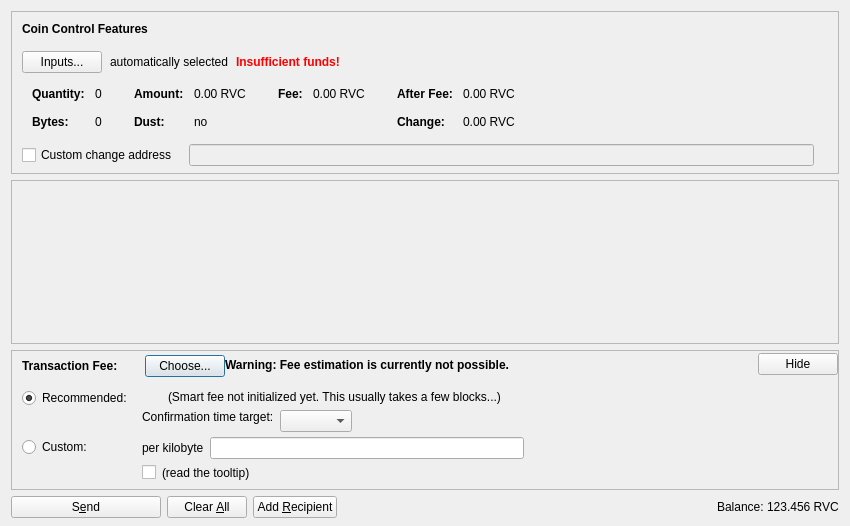
<?xml version="1.0" encoding="UTF-8"?>
<ui version="4.0">
 <class>SendCoinsDialog</class>
 <widget class="QDialog" name="SendCoinsDialog">
  <property name="geometry">
   <rect>
    <x>0</x>
    <y>0</y>
    <width>850</width>
    <height>526</height>
   </rect>
  </property>
  <property name="windowTitle">
   <string>Send Coins</string>
  </property>
  <layout class="QVBoxLayout" name="verticalLayout" stretch="0,1,0,0">
   <property name="bottomMargin">
    <number>8</number>
   </property>
   <item>
    <widget class="QFrame" name="frameCoinControl">
     <property name="sizePolicy">
      <sizepolicy hsizetype="Expanding" vsizetype="Expanding">
       <horstretch>0</horstretch>
       <verstretch>0</verstretch>
      </sizepolicy>
     </property>
     <property name="maximumSize">
      <size>
       <width>16777215</width>
       <height>16777215</height>
      </size>
     </property>
     <property name="frameShape">
      <enum>QFrame::StyledPanel</enum>
     </property>
     <property name="frameShadow">
      <enum>QFrame::Sunken</enum>
     </property>
     <layout class="QVBoxLayout" name="verticalLayoutCoinControl2">
      <property name="spacing">
       <number>0</number>
      </property>
      <property name="leftMargin">
       <number>0</number>
      </property>
      <property name="topMargin">
       <number>0</number>
      </property>
      <property name="rightMargin">
       <number>0</number>
      </property>
      <property name="bottomMargin">
       <number>6</number>
      </property>
      <item>
       <layout class="QVBoxLayout" name="verticalLayoutCoinControl" stretch="0,0,0,0,1">
        <property name="spacing">
         <number>0</number>
        </property>
        <property name="leftMargin">
         <number>10</number>
        </property>
        <property name="topMargin">
         <number>10</number>
        </property>
        <item>
         <layout class="QHBoxLayout" name="horizontalLayoutCoinControl1">
          <property name="bottomMargin">
           <number>15</number>
          </property>
          <item>
           <widget class="QLabel" name="labelCoinControlFeatures">
            <property name="sizePolicy">
             <sizepolicy hsizetype="Preferred" vsizetype="Maximum">
              <horstretch>0</horstretch>
              <verstretch>0</verstretch>
             </sizepolicy>
            </property>
            <property name="font">
             <font>
              <weight>75</weight>
              <bold>true</bold>
             </font>
            </property>
            <property name="styleSheet">
             <string notr="true">font-weight:bold;</string>
            </property>
            <property name="text">
             <string>Coin Control Features</string>
            </property>
           </widget>
          </item>
         </layout>
        </item>
        <item>
         <layout class="QHBoxLayout" name="horizontalLayoutCoinControl2" stretch="0,0,0,0">
          <property name="spacing">
           <number>8</number>
          </property>
          <property name="bottomMargin">
           <number>10</number>
          </property>
          <item>
           <widget class="QPushButton" name="pushButtonCoinControl">
            <property name="styleSheet">
             <string notr="true"/>
            </property>
            <property name="text">
             <string>Inputs...</string>
            </property>
            <property name="autoDefault">
             <bool>false</bool>
            </property>
           </widget>
          </item>
          <item>
           <widget class="QLabel" name="labelCoinControlAutomaticallySelected">
            <property name="text">
             <string>automatically selected</string>
            </property>
            <property name="margin">
             <number>5</number>
            </property>
           </widget>
          </item>
          <item>
           <widget class="QLabel" name="labelCoinControlInsuffFunds">
            <property name="font">
             <font>
              <weight>75</weight>
              <bold>true</bold>
             </font>
            </property>
            <property name="styleSheet">
             <string notr="true">color:red;font-weight:bold;</string>
            </property>
            <property name="text">
             <string>Insufficient funds!</string>
            </property>
            <property name="margin">
             <number>5</number>
            </property>
           </widget>
          </item>
          <item>
           <spacer name="horizontalSpacerCoinControl">
            <property name="orientation">
             <enum>Qt::Horizontal</enum>
            </property>
            <property name="sizeHint" stdset="0">
             <size>
              <width>40</width>
              <height>1</height>
             </size>
            </property>
           </spacer>
          </item>
         </layout>
        </item>
        <item>
         <widget class="QWidget" name="widgetCoinControl" native="true">
          <property name="sizePolicy">
           <sizepolicy hsizetype="Preferred" vsizetype="Preferred">
            <horstretch>0</horstretch>
            <verstretch>0</verstretch>
           </sizepolicy>
          </property>
          <property name="minimumSize">
           <size>
            <width>0</width>
            <height>0</height>
           </size>
          </property>
          <property name="styleSheet">
           <string notr="true"/>
          </property>
          <layout class="QHBoxLayout" name="horizontalLayoutCoinControl5">
           <property name="leftMargin">
            <number>0</number>
           </property>
           <property name="topMargin">
            <number>0</number>
           </property>
           <property name="rightMargin">
            <number>0</number>
           </property>
           <property name="bottomMargin">
            <number>0</number>
           </property>
           <item>
            <layout class="QHBoxLayout" name="horizontalLayoutCoinControl3" stretch="0,0,0,1">
             <property name="spacing">
              <number>20</number>
             </property>
             <property name="topMargin">
              <number>0</number>
             </property>
             <property name="bottomMargin">
              <number>10</number>
             </property>
             <item>
              <layout class="QFormLayout" name="formLayoutCoinControl1">
               <property name="horizontalSpacing">
                <number>10</number>
               </property>
               <property name="verticalSpacing">
                <number>14</number>
               </property>
               <property name="leftMargin">
                <number>10</number>
               </property>
               <property name="topMargin">
                <number>4</number>
               </property>
               <property name="rightMargin">
                <number>6</number>
               </property>
               <item row="0" column="0">
                <widget class="QLabel" name="labelCoinControlQuantityText">
                 <property name="font">
                  <font>
                   <weight>75</weight>
                   <bold>true</bold>
                  </font>
                 </property>
                 <property name="text">
                  <string>Quantity:</string>
                 </property>
                 <property name="margin">
                  <number>0</number>
                 </property>
                </widget>
               </item>
               <item row="0" column="1">
                <widget class="QLabel" name="labelCoinControlQuantity">
                 <property name="cursor">
                  <cursorShape>IBeamCursor</cursorShape>
                 </property>
                 <property name="contextMenuPolicy">
                  <enum>Qt::ActionsContextMenu</enum>
                 </property>
                 <property name="text">
                  <string notr="true">0</string>
                 </property>
                 <property name="margin">
                  <number>0</number>
                 </property>
                 <property name="textInteractionFlags">
                  <set>Qt::LinksAccessibleByMouse|Qt::TextSelectableByKeyboard|Qt::TextSelectableByMouse</set>
                 </property>
                </widget>
               </item>
               <item row="1" column="0">
                <widget class="QLabel" name="labelCoinControlBytesText">
                 <property name="font">
                  <font>
                   <weight>75</weight>
                   <bold>true</bold>
                  </font>
                 </property>
                 <property name="text">
                  <string>Bytes:</string>
                 </property>
                </widget>
               </item>
               <item row="1" column="1">
                <widget class="QLabel" name="labelCoinControlBytes">
                 <property name="cursor">
                  <cursorShape>IBeamCursor</cursorShape>
                 </property>
                 <property name="contextMenuPolicy">
                  <enum>Qt::ActionsContextMenu</enum>
                 </property>
                 <property name="text">
                  <string notr="true">0</string>
                 </property>
                 <property name="textInteractionFlags">
                  <set>Qt::LinksAccessibleByMouse|Qt::TextSelectableByKeyboard|Qt::TextSelectableByMouse</set>
                 </property>
                </widget>
               </item>
              </layout>
             </item>
             <item>
              <layout class="QFormLayout" name="formLayoutCoinControl2">
               <property name="horizontalSpacing">
                <number>10</number>
               </property>
               <property name="verticalSpacing">
                <number>14</number>
               </property>
               <property name="leftMargin">
                <number>6</number>
               </property>
               <property name="topMargin">
                <number>4</number>
               </property>
               <property name="rightMargin">
                <number>6</number>
               </property>
               <item row="0" column="0">
                <widget class="QLabel" name="labelCoinControlAmountText">
                 <property name="font">
                  <font>
                   <weight>75</weight>
                   <bold>true</bold>
                  </font>
                 </property>
                 <property name="text">
                  <string>Amount:</string>
                 </property>
                 <property name="margin">
                  <number>0</number>
                 </property>
                </widget>
               </item>
               <item row="0" column="1">
                <widget class="QLabel" name="labelCoinControlAmount">
                 <property name="cursor">
                  <cursorShape>IBeamCursor</cursorShape>
                 </property>
                 <property name="contextMenuPolicy">
                  <enum>Qt::ActionsContextMenu</enum>
                 </property>
                 <property name="text">
                  <string notr="true">0.00 RVC</string>
                 </property>
                 <property name="textInteractionFlags">
                  <set>Qt::LinksAccessibleByMouse|Qt::TextSelectableByKeyboard|Qt::TextSelectableByMouse</set>
                 </property>
                </widget>
               </item>
               <item row="1" column="0">
                <widget class="QLabel" name="labelCoinControlLowOutputText">
                 <property name="font">
                  <font>
                   <weight>75</weight>
                   <bold>true</bold>
                  </font>
                 </property>
                 <property name="text">
                  <string>Dust:</string>
                 </property>
                </widget>
               </item>
               <item row="1" column="1">
                <widget class="QLabel" name="labelCoinControlLowOutput">
                 <property name="cursor">
                  <cursorShape>IBeamCursor</cursorShape>
                 </property>
                 <property name="contextMenuPolicy">
                  <enum>Qt::ActionsContextMenu</enum>
                 </property>
                 <property name="text">
                  <string notr="true">no</string>
                 </property>
                 <property name="textInteractionFlags">
                  <set>Qt::LinksAccessibleByMouse|Qt::TextSelectableByKeyboard|Qt::TextSelectableByMouse</set>
                 </property>
                </widget>
               </item>
              </layout>
             </item>
             <item>
              <layout class="QFormLayout" name="formLayoutCoinControl3">
               <property name="horizontalSpacing">
                <number>10</number>
               </property>
               <property name="verticalSpacing">
                <number>14</number>
               </property>
               <property name="leftMargin">
                <number>6</number>
               </property>
               <property name="topMargin">
                <number>4</number>
               </property>
               <property name="rightMargin">
                <number>6</number>
               </property>
               <item row="0" column="0">
                <widget class="QLabel" name="labelCoinControlFeeText">
                 <property name="font">
                  <font>
                   <weight>75</weight>
                   <bold>true</bold>
                  </font>
                 </property>
                 <property name="text">
                  <string>Fee:</string>
                 </property>
                 <property name="margin">
                  <number>0</number>
                 </property>
                </widget>
               </item>
               <item row="0" column="1">
                <widget class="QLabel" name="labelCoinControlFee">
                 <property name="cursor">
                  <cursorShape>IBeamCursor</cursorShape>
                 </property>
                 <property name="contextMenuPolicy">
                  <enum>Qt::ActionsContextMenu</enum>
                 </property>
                 <property name="text">
                  <string notr="true">0.00 RVC</string>
                 </property>
                 <property name="textInteractionFlags">
                  <set>Qt::LinksAccessibleByMouse|Qt::TextSelectableByKeyboard|Qt::TextSelectableByMouse</set>
                 </property>
                </widget>
               </item>
              </layout>
             </item>
             <item>
              <layout class="QFormLayout" name="formLayoutCoinControl4">
               <property name="horizontalSpacing">
                <number>10</number>
               </property>
               <property name="verticalSpacing">
                <number>14</number>
               </property>
               <property name="leftMargin">
                <number>6</number>
               </property>
               <property name="topMargin">
                <number>4</number>
               </property>
               <property name="rightMargin">
                <number>6</number>
               </property>
               <item row="0" column="0">
                <widget class="QLabel" name="labelCoinControlAfterFeeText">
                 <property name="font">
                  <font>
                   <weight>75</weight>
                   <bold>true</bold>
                  </font>
                 </property>
                 <property name="text">
                  <string>After Fee:</string>
                 </property>
                 <property name="margin">
                  <number>0</number>
                 </property>
                </widget>
               </item>
               <item row="0" column="1">
                <widget class="QLabel" name="labelCoinControlAfterFee">
                 <property name="cursor">
                  <cursorShape>IBeamCursor</cursorShape>
                 </property>
                 <property name="contextMenuPolicy">
                  <enum>Qt::ActionsContextMenu</enum>
                 </property>
                 <property name="text">
                  <string notr="true">0.00 RVC</string>
                 </property>
                 <property name="textInteractionFlags">
                  <set>Qt::LinksAccessibleByMouse|Qt::TextSelectableByKeyboard|Qt::TextSelectableByMouse</set>
                 </property>
                </widget>
               </item>
               <item row="1" column="0">
                <widget class="QLabel" name="labelCoinControlChangeText">
                 <property name="font">
                  <font>
                   <weight>75</weight>
                   <bold>true</bold>
                  </font>
                 </property>
                 <property name="text">
                  <string>Change:</string>
                 </property>
                </widget>
               </item>
               <item row="1" column="1">
                <widget class="QLabel" name="labelCoinControlChange">
                 <property name="cursor">
                  <cursorShape>IBeamCursor</cursorShape>
                 </property>
                 <property name="contextMenuPolicy">
                  <enum>Qt::ActionsContextMenu</enum>
                 </property>
                 <property name="text">
                  <string notr="true">0.00 RVC</string>
                 </property>
                 <property name="textInteractionFlags">
                  <set>Qt::LinksAccessibleByMouse|Qt::TextSelectableByKeyboard|Qt::TextSelectableByMouse</set>
                 </property>
                </widget>
               </item>
              </layout>
             </item>
            </layout>
           </item>
          </layout>
         </widget>
        </item>
        <item>
         <layout class="QHBoxLayout" name="horizontalLayoutCoinControl4" stretch="0,0,0">
          <property name="spacing">
           <number>12</number>
          </property>
          <property name="sizeConstraint">
           <enum>QLayout::SetDefaultConstraint</enum>
          </property>
          <property name="topMargin">
           <number>5</number>
          </property>
          <property name="rightMargin">
           <number>5</number>
          </property>
          <item>
           <widget class="QCheckBox" name="checkBoxCoinControlChange">
            <property name="toolTip">
             <string>If this is activated, but the change address is empty or invalid, change will be sent to a newly generated address.</string>
            </property>
            <property name="text">
             <string>Custom change address</string>
            </property>
           </widget>
          </item>
          <item>
           <widget class="QValidatedLineEdit" name="lineEditCoinControlChange">
            <property name="enabled">
             <bool>false</bool>
            </property>
            <property name="sizePolicy">
             <sizepolicy hsizetype="Expanding" vsizetype="Fixed">
              <horstretch>0</horstretch>
              <verstretch>0</verstretch>
             </sizepolicy>
            </property>
           </widget>
          </item>
          <item>
           <widget class="QLabel" name="labelCoinControlChangeLabel">
            <property name="sizePolicy">
             <sizepolicy hsizetype="Preferred" vsizetype="Expanding">
              <horstretch>0</horstretch>
              <verstretch>0</verstretch>
             </sizepolicy>
            </property>
            <property name="minimumSize">
             <size>
              <width>0</width>
              <height>0</height>
             </size>
            </property>
            <property name="text">
             <string/>
            </property>
            <property name="margin">
             <number>3</number>
            </property>
           </widget>
          </item>
         </layout>
        </item>
        <item>
         <spacer name="verticalSpacerCoinControl">
          <property name="orientation">
           <enum>Qt::Vertical</enum>
          </property>
          <property name="sizeHint" stdset="0">
           <size>
            <width>800</width>
            <height>1</height>
           </size>
          </property>
         </spacer>
        </item>
       </layout>
      </item>
     </layout>
    </widget>
   </item>
   <item>
    <widget class="QScrollArea" name="scrollArea">
     <property name="widgetResizable">
      <bool>true</bool>
     </property>
     <widget class="QWidget" name="scrollAreaWidgetContents">
      <property name="geometry">
       <rect>
        <x>0</x>
        <y>0</y>
        <width>830</width>
        <height>104</height>
       </rect>
      </property>
      <layout class="QVBoxLayout" name="verticalLayout_2" stretch="0,1">
       <property name="leftMargin">
        <number>0</number>
       </property>
       <property name="topMargin">
        <number>0</number>
       </property>
       <property name="rightMargin">
        <number>0</number>
       </property>
       <property name="bottomMargin">
        <number>0</number>
       </property>
       <item>
        <layout class="QVBoxLayout" name="entries">
         <property name="spacing">
          <number>6</number>
         </property>
        </layout>
       </item>
       <item>
        <spacer name="verticalSpacer">
         <property name="orientation">
          <enum>Qt::Vertical</enum>
         </property>
         <property name="sizeHint" stdset="0">
          <size>
           <width>20</width>
           <height>40</height>
          </size>
         </property>
        </spacer>
       </item>
      </layout>
     </widget>
    </widget>
   </item>
   <item>
    <widget class="QFrame" name="frameFee">
     <property name="sizePolicy">
      <sizepolicy hsizetype="Expanding" vsizetype="Expanding">
       <horstretch>0</horstretch>
       <verstretch>0</verstretch>
      </sizepolicy>
     </property>
     <property name="maximumSize">
      <size>
       <width>16777215</width>
       <height>16777215</height>
      </size>
     </property>
     <property name="frameShape">
      <enum>QFrame::StyledPanel</enum>
     </property>
     <property name="frameShadow">
      <enum>QFrame::Sunken</enum>
     </property>
     <layout class="QVBoxLayout" name="verticalLayoutFee1">
      <property name="spacing">
       <number>0</number>
      </property>
      <property name="leftMargin">
       <number>0</number>
      </property>
      <property name="topMargin">
       <number>0</number>
      </property>
      <property name="rightMargin">
       <number>0</number>
      </property>
      <property name="bottomMargin">
       <number>0</number>
      </property>
      <item>
       <layout class="QVBoxLayout" name="verticalLayoutFee2" stretch="0,0,0">
        <property name="spacing">
         <number>0</number>
        </property>
        <property name="leftMargin">
         <number>10</number>
        </property>
        <property name="topMargin">
         <number>0</number>
        </property>
        <item>
         <layout class="QHBoxLayout" name="horizontalLayoutFee1">
          <property name="bottomMargin">
           <number>0</number>
          </property>
          <item>
           <layout class="QVBoxLayout" name="verticalLayoutFee7">
            <property name="spacing">
             <number>0</number>
            </property>
            <item>
             <spacer name="verticalSpacerSmartFee">
              <property name="orientation">
               <enum>Qt::Vertical</enum>
              </property>
              <property name="sizeType">
               <enum>QSizePolicy::Fixed</enum>
              </property>
              <property name="sizeHint" stdset="0">
               <size>
                <width>1</width>
                <height>4</height>
               </size>
              </property>
             </spacer>
            </item>
            <item>
             <layout class="QHBoxLayout" name="horizontalLayoutSmartFee">
              <property name="spacing">
               <number>10</number>
              </property>
              <item>
               <widget class="QLabel" name="labelFeeHeadline">
                <property name="sizePolicy">
                 <sizepolicy hsizetype="Preferred" vsizetype="Maximum">
                  <horstretch>0</horstretch>
                  <verstretch>0</verstretch>
                 </sizepolicy>
                </property>
                <property name="font">
                 <font>
                  <weight>75</weight>
                  <bold>true</bold>
                 </font>
                </property>
                <property name="styleSheet">
                 <string notr="true">font-weight:bold;</string>
                </property>
                <property name="text">
                 <string>Transaction Fee:</string>
                </property>
               </widget>
              </item>
              <item>
               <widget class="QLabel" name="labelFeeMinimized">
                <property name="text">
                 <string/>
                </property>
               </widget>
              </item>
              <item>
               <widget class="QPushButton" name="buttonChooseFee">
                <property name="text">
                 <string>Choose...</string>
                </property>
               </widget>
              </item>
             </layout>
            </item>
            <item>
             <spacer name="verticalSpacer_5">
              <property name="orientation">
               <enum>Qt::Vertical</enum>
              </property>
              <property name="sizeHint" stdset="0">
               <size>
                <width>1</width>
                <height>1</height>
               </size>
              </property>
             </spacer>
            </item>
           </layout>
          </item>
          <item>
           <widget class="QLabel" name="fallbackFeeWarningLabel">
            <property name="toolTip">
             <string>Using the fallbackfee can result in sending a transaction that will take several hours or days (or never) to confirm. Consider choosing your fee manually or wait until you have validated the complete chain.</string>
            </property>
            <property name="font">
            <font>
                <weight>75</weight>
                <bold>true</bold>
            </font>
            </property>
            <property name="text">
             <string>Warning: Fee estimation is currently not possible.</string>
            </property>
            <property name="wordWrap">
             <bool>false</bool>
            </property>
           </widget>
          </item>
          <item>
           <spacer name="horizontalSpacer_4">
            <property name="orientation">
             <enum>Qt::Horizontal</enum>
            </property>
            <property name="sizeType">
             <enum>QSizePolicy::MinimumExpanding</enum>
            </property>
            <property name="sizeHint" stdset="0">
             <size>
              <width>40</width>
              <height>20</height>
             </size>
            </property>
           </spacer>
          </item>
          <item>
           <widget class="QPushButton" name="buttonMinimizeFee">
            <property name="toolTip">
             <string>collapse fee-settings</string>
            </property>
            <property name="text">
             <string>Hide</string>
            </property>
           </widget>
          </item>
         </layout>
        </item>
        <item>
         <widget class="QFrame" name="frameFeeSelection">
          <layout class="QVBoxLayout" name="verticalLayoutFee12">
           <property name="spacing">
            <number>0</number>
           </property>
           <property name="leftMargin">
            <number>0</number>
           </property>
           <property name="topMargin">
            <number>0</number>
           </property>
           <property name="rightMargin">
            <number>0</number>
           </property>
           <property name="bottomMargin">
            <number>0</number>
           </property>
           <item>
            <layout class="QGridLayout" name="gridLayoutFee">
             <property name="topMargin">
              <number>10</number>
             </property>
             <property name="bottomMargin">
              <number>4</number>
             </property>
             <property name="horizontalSpacing">
              <number>10</number>
             </property>
             <property name="verticalSpacing">
              <number>4</number>
             </property>
             <item row="1" column="1">
              <layout class="QVBoxLayout" name="verticalLayoutFee8">
               <property name="spacing">
                <number>6</number>
               </property>
               <item>
                <layout class="QHBoxLayout" name="horizontalLayoutFee13">
                 <item>
                  <widget class="QLabel" name="labelCustomPerKilobyte">
                   <property name="toolTip">
                    <string>If the custom fee is set to 1000 satoshis and the transaction is only 250 bytes, then &quot;per kilobyte&quot; only pays 250 satoshis in fee, while &quot;total at least&quot; pays 1000 satoshis. For transactions bigger than a kilobyte both pay by kilobyte.</string>
                   </property>
                   <property name="text">
                    <string>per kilobyte</string>
                   </property>
                  </widget>
                 </item>
                 <item>
                  <widget class="BitcoinAmountField" name="customFee"/>
                 </item>
                 <item>
                  <spacer name="horizontalSpacer_6">
                   <property name="orientation">
                    <enum>Qt::Horizontal</enum>
                   </property>
                   <property name="sizeHint" stdset="0">
                    <size>
                     <width>1</width>
                     <height>1</height>
                    </size>
                   </property>
                  </spacer>
                 </item>
                </layout>
               </item>
               <item>
                <layout class="QHBoxLayout" name="horizontalLayoutFee8">
                 <item>
                  <widget class="QCheckBox" name="checkBoxMinimumFee">
                   <property name="toolTip">
                    <string>Paying only the minimum fee is just fine as long as there is less transaction volume than space in the blocks. But be aware that this can end up in a never confirming transaction once there is more demand for revcoin transactions than the network can process.</string>
                   </property>
                   <property name="text">
                    <string/>
                   </property>
                  </widget>
                 </item>
                 <item>
                  <widget class="QLabel" name="labelMinFeeWarning">
                   <property name="enabled">
                    <bool>true</bool>
                   </property>
                   <property name="toolTip">
                    <string>Paying only the minimum fee is just fine as long as there is less transaction volume than space in the blocks. But be aware that this can end up in a never confirming transaction once there is more demand for revcoin transactions than the network can process.</string>
                   </property>
                   <property name="text">
                    <string>(read the tooltip)</string>
                   </property>
                   <property name="margin">
                    <number>5</number>
                   </property>
                  </widget>
                 </item>
                 <item>
                  <spacer name="horizontalSpacer_2">
                   <property name="orientation">
                    <enum>Qt::Horizontal</enum>
                   </property>
                   <property name="sizeHint" stdset="0">
                    <size>
                     <width>1</width>
                     <height>1</height>
                    </size>
                   </property>
                  </spacer>
                 </item>
                </layout>
               </item>
              </layout>
             </item>
             <item row="0" column="0">
              <layout class="QVBoxLayout" name="verticalLayoutFee4" stretch="0,1">
               <item>
                <widget class="QRadioButton" name="radioSmartFee">
                 <property name="text">
                  <string>Recommended:</string>
                 </property>
                 <property name="checked">
                  <bool>true</bool>
                 </property>
                 <attribute name="buttonGroup">
                  <string notr="true">groupFee</string>
                 </attribute>
                </widget>
               </item>
               <item>
                <spacer name="verticalSpacer_2">
                 <property name="orientation">
                  <enum>Qt::Vertical</enum>
                 </property>
                 <property name="sizeHint" stdset="0">
                  <size>
                   <width>1</width>
                   <height>1</height>
                  </size>
                 </property>
                </spacer>
               </item>
              </layout>
             </item>
             <item row="1" column="0">
              <layout class="QVBoxLayout" name="verticalLayoutFee9" stretch="0,1">
               <item>
                <widget class="QRadioButton" name="radioCustomFee">
                 <property name="text">
                  <string>Custom:</string>
                 </property>
                 <attribute name="buttonGroup">
                  <string notr="true">groupFee</string>
                 </attribute>
                </widget>
               </item>
               <item>
                <spacer name="verticalSpacer_6">
                 <property name="orientation">
                  <enum>Qt::Vertical</enum>
                 </property>
                 <property name="sizeHint" stdset="0">
                  <size>
                   <width>1</width>
                   <height>1</height>
                  </size>
                 </property>
                </spacer>
               </item>
              </layout>
             </item>
             <item row="0" column="1">
              <layout class="QVBoxLayout" name="verticalLayoutFee3" stretch="0,0,1">
               <property name="spacing">
                <number>6</number>
               </property>
               <property name="topMargin">
                <number>2</number>
               </property>
               <item>
                <layout class="QHBoxLayout" name="horizontalLayoutFee12">
                 <item>
                  <widget class="QLabel" name="labelSmartFee">
                   <property name="text">
                    <string/>
                   </property>
                   <property name="margin">
                    <number>2</number>
                   </property>
                  </widget>
                 </item>
                 <item>
                  <widget class="QLabel" name="labelFeeEstimation">
                   <property name="text">
                    <string/>
                   </property>
                  </widget>
                 </item>
                 <item>
                  <widget class="QLabel" name="labelSmartFee2">
                   <property name="text">
                    <string>(Smart fee not initialized yet. This usually takes a few blocks...)</string>
                   </property>
                   <property name="margin">
                    <number>2</number>
                   </property>
                  </widget>
                 </item>
                 <item>
                  <spacer name="horizontalSpacer_5">
                   <property name="orientation">
                    <enum>Qt::Horizontal</enum>
                   </property>
                   <property name="sizeHint" stdset="0">
                    <size>
                     <width>1</width>
                     <height>1</height>
                    </size>
                   </property>
                  </spacer>
                 </item>
                </layout>
               </item>
               <item>
                <layout class="QHBoxLayout" name="horizontalLayoutFee9">
                 <item>
                  <layout class="QVBoxLayout" name="verticalLayoutFee6">
                   <item>
                    <widget class="QLabel" name="labelSmartFee3">
                     <property name="text">
                      <string>Confirmation time target:</string>
                     </property>
                     <property name="margin">
                      <number>2</number>
                     </property>
                    </widget>
                   </item>
                   <item>
                    <spacer name="verticalSpacer_3">
                     <property name="orientation">
                      <enum>Qt::Vertical</enum>
                     </property>
                     <property name="sizeHint" stdset="0">
                      <size>
                       <width>1</width>
                       <height>1</height>
                      </size>
                     </property>
                    </spacer>
                   </item>
                  </layout>
                 </item>
                 <item>
                  <layout class="QVBoxLayout" name="verticalLayoutFee5">
                   <property name="rightMargin">
                    <number>30</number>
                   </property>
                   <item>
                    <layout class="QHBoxLayout" name="horizontalLayoutConfTarget">
                     <property name="bottomMargin">
                      <number>0</number>
                     </property>
                     <item>
                      <widget class="QComboBox" name="confTargetSelector"/>
                     </item>
                     <item>
                      <spacer name="horizontalSpacerConfTarget">
                       <property name="orientation">
                        <enum>Qt::Horizontal</enum>
                       </property>
                       <property name="sizeHint" stdset="0">
                        <size>
                         <width>40</width>
                         <height>20</height>
                        </size>
                       </property>
                      </spacer>
                     </item>
                    </layout>
                   </item>
                  </layout>
                 </item>
                </layout>
               </item>
               <item>
                <spacer name="verticalSpacer_4">
                 <property name="orientation">
                  <enum>Qt::Vertical</enum>
                 </property>
                 <property name="sizeHint" stdset="0">
                  <size>
                   <width>1</width>
                   <height>1</height>
                  </size>
                 </property>
                </spacer>
               </item>
              </layout>
             </item>
            </layout>
           </item>
          </layout>
         </widget>
        </item>
        <item>
         <spacer name="verticalSpacerFee">
          <property name="orientation">
           <enum>Qt::Vertical</enum>
          </property>
          <property name="sizeHint" stdset="0">
           <size>
            <width>40</width>
            <height>5</height>
           </size>
          </property>
         </spacer>
        </item>
       </layout>
      </item>
     </layout>
    </widget>
   </item>
   <item>
    <layout class="QHBoxLayout" name="horizontalLayout">
     <item>
      <widget class="QPushButton" name="sendButton">
       <property name="minimumSize">
        <size>
         <width>150</width>
         <height>0</height>
        </size>
       </property>
       <property name="toolTip">
        <string>Confirm the send action</string>
       </property>
       <property name="text">
        <string>S&amp;end</string>
       </property>
       <property name="icon">
        <iconset resource="../bitcoin.qrc">
         <normaloff>:/icons/send</normaloff>:/icons/send</iconset>
       </property>
       <property name="autoDefault">
        <bool>false</bool>
       </property>
       <property name="default">
        <bool>false</bool>
       </property>
      </widget>
     </item>
     <item>
      <widget class="QPushButton" name="clearButton">
       <property name="sizePolicy">
        <sizepolicy hsizetype="Minimum" vsizetype="Fixed">
         <horstretch>0</horstretch>
         <verstretch>0</verstretch>
        </sizepolicy>
       </property>
       <property name="toolTip">
        <string>Clear all fields of the form.</string>
       </property>
       <property name="text">
        <string>Clear &amp;All</string>
       </property>
       <property name="icon">
        <iconset resource="../bitcoin.qrc">
         <normaloff>:/icons/remove</normaloff>:/icons/remove</iconset>
       </property>
       <property name="autoDefault">
        <bool>false</bool>
       </property>
      </widget>
     </item>
     <item>
      <widget class="QPushButton" name="addButton">
       <property name="toolTip">
        <string>Send to multiple recipients at once</string>
       </property>
       <property name="text">
        <string>Add &amp;Recipient</string>
       </property>
       <property name="icon">
        <iconset resource="../bitcoin.qrc">
         <normaloff>:/icons/add</normaloff>:/icons/add</iconset>
       </property>
       <property name="autoDefault">
        <bool>false</bool>
       </property>
      </widget>
     </item>
     <item>
      <spacer name="horizontalSpacer">
       <property name="orientation">
        <enum>Qt::Horizontal</enum>
       </property>
       <property name="sizeHint" stdset="0">
        <size>
         <width>40</width>
         <height>20</height>
        </size>
       </property>
      </spacer>
     </item>
     <item>
      <layout class="QHBoxLayout" name="horizontalLayout_2">
       <property name="spacing">
        <number>3</number>
       </property>
       <item>
        <widget class="QLabel" name="label">
         <property name="sizePolicy">
          <sizepolicy hsizetype="Preferred" vsizetype="Fixed">
           <horstretch>0</horstretch>
           <verstretch>0</verstretch>
          </sizepolicy>
         </property>
         <property name="text">
          <string>Balance:</string>
         </property>
        </widget>
       </item>
       <item>
        <widget class="QLabel" name="labelBalance">
         <property name="sizePolicy">
          <sizepolicy hsizetype="Preferred" vsizetype="Fixed">
           <horstretch>0</horstretch>
           <verstretch>0</verstretch>
          </sizepolicy>
         </property>
         <property name="cursor">
          <cursorShape>IBeamCursor</cursorShape>
         </property>
         <property name="text">
          <string notr="true">123.456 RVC</string>
         </property>
         <property name="textInteractionFlags">
          <set>Qt::LinksAccessibleByMouse|Qt::TextSelectableByKeyboard|Qt::TextSelectableByMouse</set>
         </property>
        </widget>
       </item>
      </layout>
     </item>
    </layout>
   </item>
  </layout>
 </widget>
 <customwidgets>
  <customwidget>
   <class>QValidatedLineEdit</class>
   <extends>QLineEdit</extends>
   <header>qt/qvalidatedlineedit.h</header>
  </customwidget>
  <customwidget>
   <class>BitcoinAmountField</class>
   <extends>QLineEdit</extends>
   <header>qt/bitcoinamountfield.h</header>
   <container>1</container>
  </customwidget>
 </customwidgets>
 <resources>
  <include location="../bitcoin.qrc"/>
 </resources>
 <connections/>
 <buttongroups>
  <buttongroup name="groupFee"/>
 </buttongroups>
</ui>
